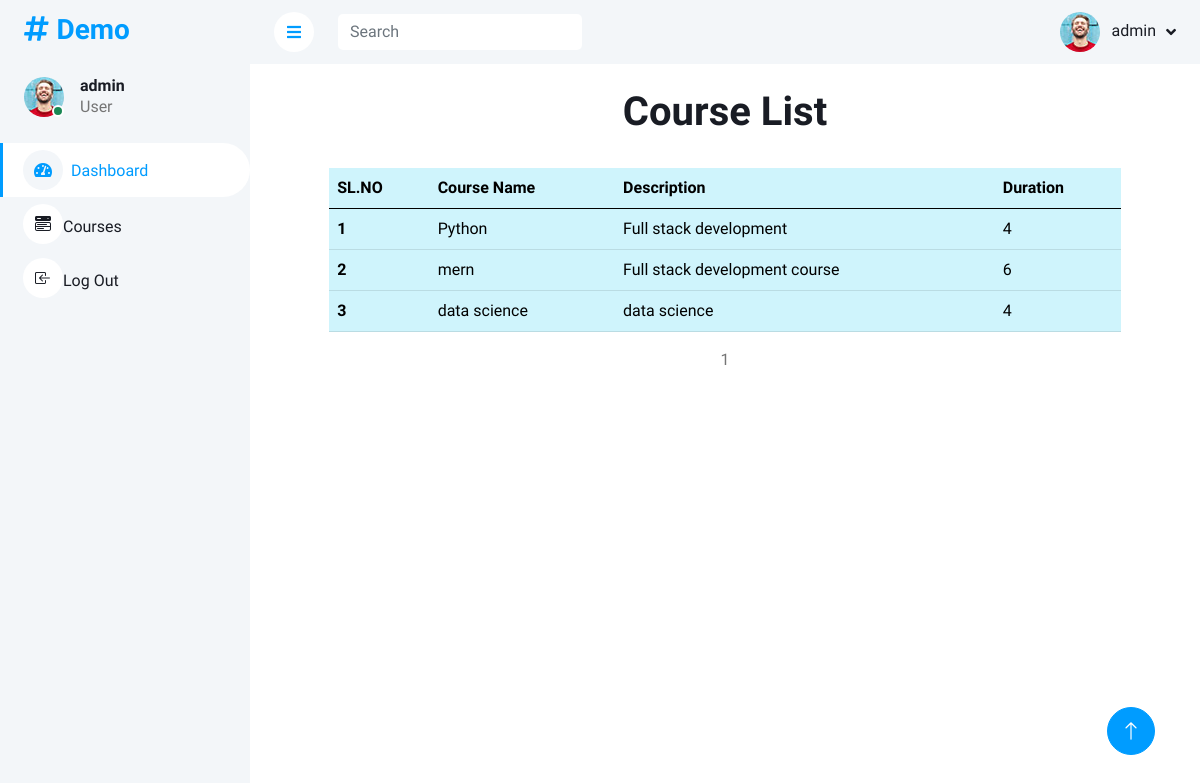
Page /cust_view_course (signed in) on the committed database.
### polls/models.py (models this page shows, shortened)
class Login(AbstractUser):
    is_customer = models.BooleanField(default=False)

class Course(models.Model):
    name = models.CharField(max_length=100)
    desc = models.CharField(max_length=200)
    duration = models.CharField(max_length=1, choices=DURATION_CHOICES, null=True)

### polls/views.py (the view)
# urls.py: path('cust_view_course', views.cust_view_course,name ='cust_view_course'),
@login_required(login_url='login_view')
def cust_view_course(request):
    data = Course.objects.all()
    p = Paginator(data, 3)  # creating a paginator object
    page_number = request.GET.get('page')
    try:
        page_obj = p.get_page(page_number)  # returns the desired page object
    except PageNotAnInteger:
        page_obj = p.page(1)
    except EmptyPage:
        page_obj = p.page(p.num_pages)
    return render(request, 'cust_view_course.html', {'page_obj': page_obj})

### templates/cust_view_course.html (shortened to what this page needs)
{% extends 'customerbase.html' %}
{% load crispy_forms_tags %}
{% block content %}
<br>
<h1 class="text-center">Course List</h1><br>
<div class="col-xl-10 mx-auto">
<table class="table table-info">
  <thead>
    <tr >
      <th scope="col">SL.NO</th>
      <th scope="col">Course Name</th>
      <th scope="col">Description</th>
      <th scope="col">Duration</th>
    </tr>
  </thead>
  <tbody>
    {% for data in page_obj.object_list %}
    <tr>
      <th scope="row">{{forloop.counter}}</th>
      <td>{{data.name}}</td>
      <td>{{data.desc}}</td>
      <td>{{data.duration}}</td>
    </tr>
    {% endfor %}
  </tbody>
</table>
    <center>
        <span>{{page_obj.number}}</span>
  </center>
    <br>
</div>
{% endblock %}

### templates/customerbase.html (shortened to what this page needs)
<!DOCTYPE html>
<html lang="en">
{% load static %}
<head>
    <link href="https://cdnjs.cloudflare.com/ajax/libs/font-awesome/5.10.0/css/all.min.css" rel="stylesheet">
    <link href="https://cdn.jsdelivr.net/npm/bootstrap-icons@1.4.1/font/bootstrap-icons.css" rel="stylesheet">
    <link href=" {% static 'set2/lib/owlcarousel/assets/owl.carousel.min.css' %} " rel="stylesheet">
    <link href=" {% static 'set2/lib/tempusdominus/css/tempusdominus-bootstrap-4.min.css' %} " rel="stylesheet" />
    <link href=" {% static 'set2/css/bootstrap.min.css' %} " rel="stylesheet">
    <link href=" {% static 'set2/css/style.css' %} " rel="stylesheet">
</head>
<body>
    <div class="container-xxl position-relative bg-white d-flex p-0">
        <div class="sidebar pe-0 pb-5">
            <nav class="navbar bg-light navbar-light">
                <a href=" {% static 'index.html' %} " class="navbar-brand mx-4 mb-3">
                    <h3 class="text-primary"><i class="fa fa-hashtag me-2"></i>Demo</h3>
                </a>
                <div class="d-flex align-items-center ms-4 mb-4">
                    <div class="position-relative">
                        <img class="rounded-circle" src=" {% static 'set2/img/user.jpg' %} " alt="" style="width: 40px; height: 40px;">
                        <div class="bg-success rounded-circle border border-2 border-white position-absolute end-0 bottom-0 p-1"></div>
                    </div>
                    <div class="ms-3">
                        <h6 class="mb-0">{{request.user}}</h6>
                        <span>User</span>
                    </div>
                </div>
                <div class="navbar-nav w-100">
                    <a href=" {% url 'customer_dashboard' %} " class="nav-item nav-link active"><i class="fa fa-tachometer-alt me-2"></i>Dashboard</a>
                    <a href="{% url 'cust_view_course' %}" class="nav-item nav-link"><i class="bi bi-menu-button-wide-fill"></i>Courses</a>
                    <a href=" {% url 'logout_view' %} " class="nav-item nav-link"><i class="bi bi-box-arrow-in-left"></i>Log Out</a>
                </div>
            </nav>
        </div>
        <div class="content">
            <nav class="navbar navbar-expand bg-light navbar-light sticky-top px-4 py-0">
                <a href="#" class="sidebar-toggler flex-shrink-0">
                    <i class="fa fa-bars"></i>
                </a>
                <form class="d-none d-md-flex ms-4">
                    <input class="form-control border-0" type="search" placeholder="Search">
                </form>
                <div class="navbar-nav align-items-center ms-auto">
                    <div class="nav-item dropdown">
                        <a href="#" class="nav-link dropdown-toggle" data-bs-toggle="dropdown">
                            <img class="rounded-circle me-lg-2" src=" {% static 'set2/img/user.jpg' %} " alt="" style="width: 40px; height: 40px;">
                            <span class="d-none d-lg-inline-flex">{{request.user}}</span>
                        </a>
                    </div>
                </div>
            </nav>
            {% block content %}{% endblock %}
        </div>
        <a href="#" class="btn btn-lg btn-primary btn-lg-square back-to-top"><i class="bi bi-arrow-up"></i></a>
    </div>
</body>
</html>

### static/set2/css/style.css (style rules this page uses)
:root { --primary: #009CFF; --light: #F3F6F9; --dark: #191C24; }
.back-to-top { position: fixed; display: none; right: 45px; bottom: 45px; z-index: 99; }
.btn { transition: .5s; }
.btn.btn-primary { color: #FFFFFF; }
.btn-lg-square { width: 48px; height: 48px; }
.btn-square, .btn-sm-square, .btn-lg-square { padding: 0; display: inline-flex; align-items: center; justify-content: center; font-weight: normal; border-radius: 50px; }
.sidebar { position: fixed; top: 0; left: 0; bottom: 0; width: 250px; height: 100vh; overflow-y: auto; background: var(--light); transition: 0.5s; z-index: 999; }
.content { margin-left: 250px; min-height: 100vh; background: #FFFFFF; transition: 0.5s; }
@media (min-width: 992px) { .sidebar { margin-left: 0; } }
@media (min-width: 992px) { .content { width: calc(100% - 250px); } }
.sidebar .navbar .navbar-nav .nav-link { padding: 7px 20px; color: var(--dark); font-weight: 500; border-left: 3px solid var(--light); border-radius: 0 30px 30px 0; outline: none; }
.sidebar .navbar .navbar-nav .nav-link:hover, .sidebar .navbar .navbar-nav .nav-link.active { color: var(--primary); background: #FFFFFF; border-color: var(--primary); }
.sidebar .navbar .navbar-nav .nav-link i { width: 40px; height: 40px; display: inline-flex; align-items: center; justify-content: center; background: #FFFFFF; border-radius: 40px; }
.sidebar .navbar .navbar-nav .nav-link:hover i, .sidebar .navbar .navbar-nav .nav-link.active i { background: var(--light); }
.content .navbar .navbar-nav .nav-link { margin-left: 25px; padding: 12px 0; color: var(--dark); outline: none; }
.content .navbar .sidebar-toggler, .content .navbar .navbar-nav .nav-link i { width: 40px; height: 40px; display: inline-flex; align-items: center; justify-content: center; background: #FFFFFF; border-radius: 40px; }
.content .navbar .dropdown-toggle::after { margin-left: 6px; vertical-align: middle; border: none; content: "\f107"; font-family: "Font Awesome 5 Free"; font-weight: 900; transition: .5s; }

### rows in the picture
Login: user "admin"
Course: name "Python", desc "Full stack development", duration "4"
Course: name "mern", desc "Full stack development course", duration "6"
Course: name "data science", desc "data science", duration "4"

### other values in the picture
{{ page_obj.number }} "1"
